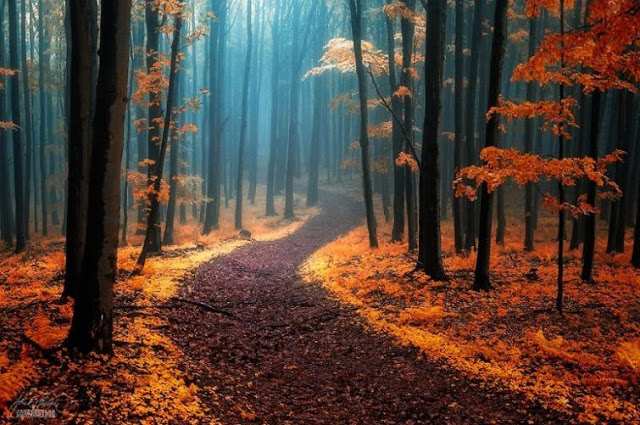
#> input picture How to resize or scale image/nature.jpg, 640 x 425 px
$ python 'how to resize or scale .py'
#> lines starting #> are read from the running program, lines starting #| are printed output that depends on the picture
#!/usr/bin/env python
# coding: utf-8

# In[11]:


#import the required library
import cv2
import numpy as np


# store the nature image in input_image variable
input_image = cv2.imread('nature.jpg')
#> input_image is the input picture: shape (425, 640, 3); mean B, G, R 55.5, 65.6, 85.8

cv2.imshow ('original Image',input_image)
cv2.waitKey()

# here use the inbuilt resize function to resize the image Size smaller by 50%
scaled_image = cv2.resize(input_image, None , fx=0.5 ,fy=0.5)
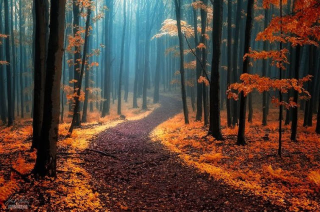
#> scaled_image: shape (212, 320, 3); mean B, G, R 55.7, 65.8, 85.9
cv2.imshow('scaled Image',scaled_image)
cv2.waitKey()

# here use the inbuilt resize function to resize the image Size largerr by 150%
Larged_image = cv2.resize(input_image, None , fx=1.5 ,fy=1.5)
cv2.imshow('Larged Image',Larged_image)
cv2.waitKey()

# here use the inbuilt resize function to resize the image Size by own given value
scaled_image3 = cv2.resize(input_image,(700,200), interpolation = cv2.INTER_AREA)
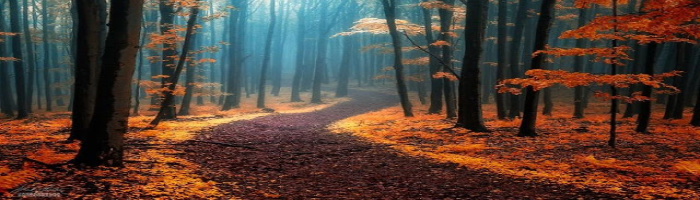
#> scaled_image3: shape (200, 700, 3); mean B, G, R 55.4, 65.5, 85.7
cv2.imshow('scaling by input',scaled_image3)
cv2.waitKey()

cv2.destroyAllWindows()


# Image Pyramid

# In[14]:


#import Necessary Library
import cv2

# store the nature image in input_image
input_image = cv2.imread('nature.jpg')


# use the function pyrDown function from the library to decrease the size of the image
smaller_image = cv2.pyrDown(input_image)
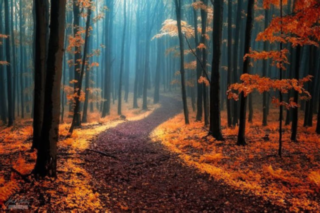
#> smaller_image: shape (213, 320, 3); mean B, G, R 55.5, 65.6, 85.8

# use the function pyrUp to increase the size of the image
larger_image = cv2.pyrUp(input_image)

cv2.imshow('original',input_image)

cv2.imshow('smaller image',smaller_image)

cv2.imshow('larger image',larger_image)

cv2.waitKey(0)
cv2.destroyAllWindows()


# In[ ]:
